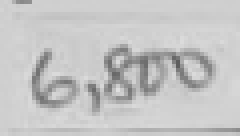
#> input picture cell_images/training_set/1476.jpg, 60 x 34 px (shown 4 times larger); its folder holds only this picture in this run
$ python preprocess_image.py
#> lines starting #> are read from the running program, lines starting #| are printed output that depends on the picture; after the words box and inside, x2 and y2 are one past the last pixel; in counts of white or black regions, pixels touching at a corner belong together
import os
import glob

import numpy as np
import pandas as pd

import cv2
from PIL import Image


# CV2 functions
def binarize(image):
    gray = cv2.cvtColor(image, cv2.COLOR_BGR2GRAY)
    binary = cv2.threshold(gray, 0, 255, cv2.THRESH_BINARY | cv2.THRESH_OTSU)[1]
    return binary


def invert(image):
    image = cv2.bitwise_not(image)
    return image


def noisen(image, mu=80, sigma=30):
    image = image.copy()

    gaussian = 255 - np.abs(np.random.normal(mu, sigma, (image.shape[0], image.shape[1]))).astype(np.uint8)
    image[:, :, 0] = np.minimum(image[:, :, 0], gaussian)
    image[:, :, 1] = np.minimum(image[:, :, 1], gaussian)
    image[:, :, 2] = np.minimum(image[:, :, 2], gaussian)

    gaussian = np.abs(np.random.normal(mu, sigma, (image.shape[0], image.shape[1]))).astype(np.uint8)
    image[:, :, 0] = np.maximum(image[:, :, 0], gaussian)
    image[:, :, 1] = np.maximum(image[:, :, 1], gaussian)
    image[:, :, 2] = np.maximum(image[:, :, 2], gaussian)

    return image


def min_resize(image, min_size=32):
    if image.width < min_size or image.height < min_size:
        if image.height > image.width:
            factor = min_size / image.height
        else:
            factor = min_size / image.width
        tn_image = image.resize((int(image.width * factor), int(image.height * factor)))
        return tn_image
    else:
        return image


# Settings
IMG_PATH = 'cell_images/training_set/'
OUT_PATH = 'cell_processed_images/training_set/'
IMG_VAL_PATH = 'cell_images/validation_set/'
OUT_VAL_PATH = 'cell_processed_images/validation_set/'


# Import images
all_images = glob.glob(os.path.join(IMG_PATH, '*.jpg'))
all_images.sort()

all_val_images = glob.glob(os.path.join(IMG_VAL_PATH, '*.jpg'))
all_val_images.sort()


# Preprocess images
for image in all_images:
    name = image.split('/')[-1].replace('.jpg', '')
    filename = f'{OUT_PATH}{name}.jpg'

    image = cv2.imread(image)
#> image is the input picture: shape (34, 60, 3); min 94, max 223, mean 196.6
    binarized_image = binarize(image)
#> in binarize, `binary = cv2.threshold(gray, 0, 255, cv2.THRESH_BINARY | cv2.THRESH_OT..`:
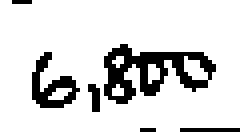
#> binary: shape (34, 60) (shown 4 times larger); 85.3% white; black in thin lines or dots
    cv2.imwrite(filename, binarized_image)

for image in all_val_images:
    name = image.split('/')[-1].replace('.jpg', '')
    filename = f'{OUT_VAL_PATH}{name}.jpg'

    image = cv2.imread(image)
    binarized_image = binarize(image)
    cv2.imwrite(filename, binarized_image)

$ run again, on cell_images/training_set/2938.jpg
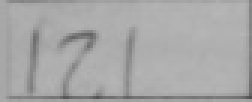
#> input picture cell_images/training_set/2938.jpg, 84 x 34 px (shown 3 times larger)
#> image is the input picture: shape (34, 84, 3); min 79, max 182, mean 167.6
#> in binarize, `binary = cv2.threshold(gray, 0, 255, cv2.THRESH_BINARY | cv2.THRESH_OT..`:
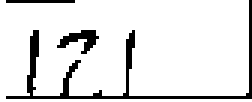
#> binary: shape (34, 84) (shown 3 times larger); 89.1% white; black in thin lines or dots

$ run again, on cell_images/training_set/3036.jpg
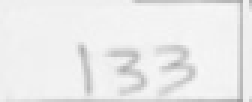
#> input picture cell_images/training_set/3036.jpg, 84 x 34 px (shown 3 times larger)
#> image is the input picture: shape (34, 84, 3); min 162, max 247, mean 235.3
#> in binarize, `binary = cv2.threshold(gray, 0, 255, cv2.THRESH_BINARY | cv2.THRESH_OT..`:
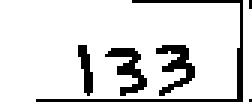
#> binary: shape (34, 84) (shown 3 times larger); 86.1% white; black in thin lines or dots, all inside (x1, y1, x2, y2) = (12, 0, 84, 34)

$ run again, on cell_images/training_set/4582.jpg
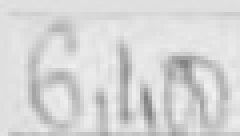
#> input picture cell_images/training_set/4582.jpg, 60 x 34 px (shown 4 times larger)
#> image is the input picture: shape (34, 60, 3); min 129, max 240, mean 214.3
#> in binarize, `binary = cv2.threshold(gray, 0, 255, cv2.THRESH_BINARY | cv2.THRESH_OT..`:
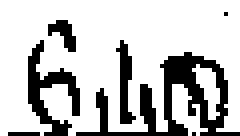
#> binary: shape (34, 60) (shown 4 times larger); 76.2% white; black in thin lines or dots, all inside (x1, y1, x2, y2) = (2, 3, 60, 34)

$ run again, on cell_images/training_set/1823.jpg
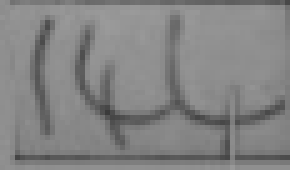
#> input picture cell_images/training_set/1823.jpg, 58 x 34 px (shown 5 times larger)
#> image is the input picture: shape (34, 58, 3); min 59, max 154, mean 131.1
#> in binarize, `binary = cv2.threshold(gray, 0, 255, cv2.THRESH_BINARY | cv2.THRESH_OT..`:
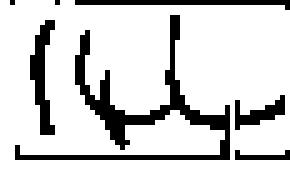
#> binary: shape (34, 58) (shown 5 times larger); 81.7% white; black in thin lines or dots
